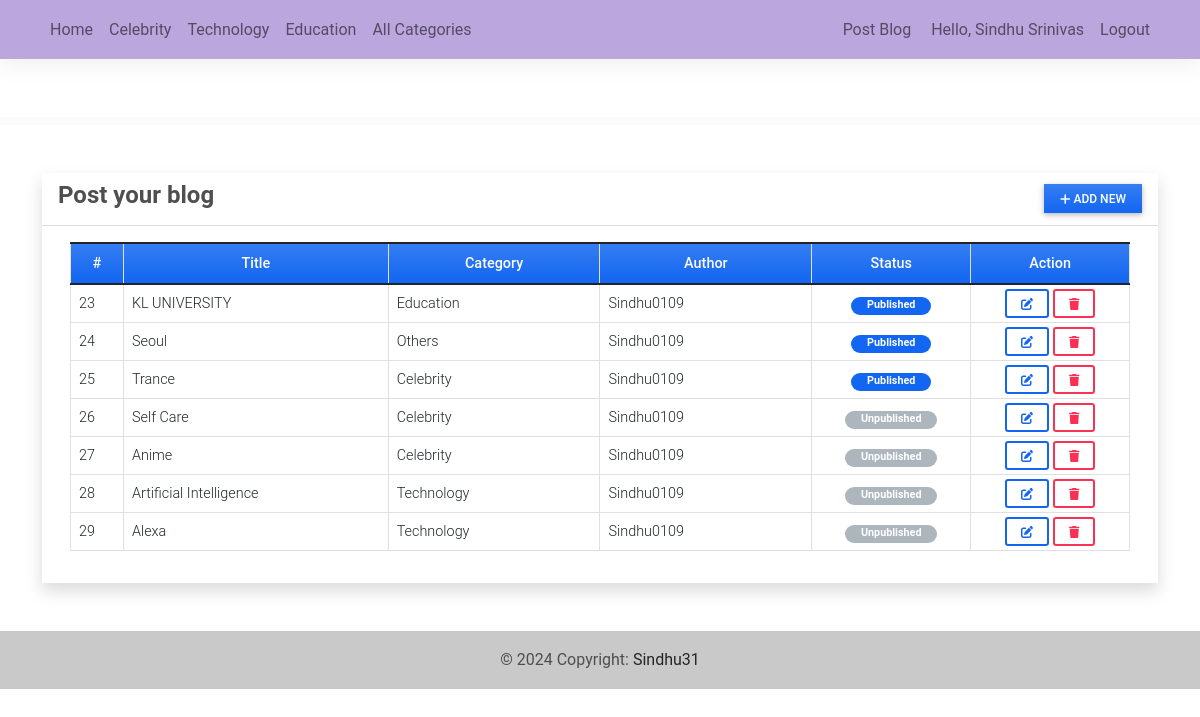
Page /post_mgt (signed in) on the committed database.
### blogApp/models.py (models this page shows, shortened)
class Category(models.Model):
    name = models.CharField(max_length=250)
    description = models.TextField(blank=True, null=True)
    status = models.IntegerField(default = 1)
    date_added = models.DateTimeField(default=timezone.now)
    date_updated = models.DateTimeField(auto_now=True)
    def __str__(self):
        return self.name

class Post(models.Model):
    category=models.ForeignKey(Category,on_delete=models.CASCADE)
    title = models.TextField()
    author = models.ForeignKey(User,on_delete=models.CASCADE)
    blog_post = models.TextField()
    banner = models.ImageField(blank=True, null = True, upload_to= 'images/')
    status = models.IntegerField(default = 0)
    date_added = models.DateTimeField(default=timezone.now)
    date_updated = models.DateTimeField(auto_now=True)

### blogApp/views.py (the view)
# urls.py: path('post_mgt',views.post_mgt,name='post-mgt'),
@login_required
def post_mgt(request):
    if request.user.profile.user_type == 1:
        posts = Post.objects.all()
    else:
        posts = Post.objects.filter(author = request.user).all()
    context['page_title'] = "post Management"
    context['posts'] = posts
    return render(request, 'post_mgt.html',context)

### blogApp/templates/post_mgt.html (shortened to what this page needs)
{% extends 'base.html' %} {% block pageContent %}
<div class="col-lg-12 col-md-12 col-sm-12 col-xs-12">
    <div class="card card-default rounded-0 shadow ">
        <div class="card-header">
            <div class="d-flex w-100 align-items-center justify-content-between">
                <h4 class="card-title fw-bold">Post your blog</h4>
                <div class="tools">
                    <a class="btn btn-primary rounded-0 bg-gradient btn-sm" href="{% url 'manage-post' %}"><i class="fa fa-plus"></i> Add New</a>
                </div>
            </div>
        </div>
        <div class="card-body">
            <div class="container-fluid">
                <table class="table table-bordered">
                    <colgroup>
                        <col width="5%">
                        <col width="25%">
                        <col width="20%">
                        <col width="20%">
                        <col width="15%">
                        <col width="15%">
                    </colgroup>
                    <thead>
                        <tr class="bg-gradient bg-primary bg-opacity-50 text-light">
                            <th class="px-2 py-2 text-center">#</th>
                            <th class="px-2 py-2 text-center">Title</th>
                            <th class="px-2 py-2 text-center">Category</th>
                            <th class="px-2 py-2 text-center">Author</th>
                            <th class="px-2 py-2 text-center">Status</th>
                            <th class="px-2 py-2 text-center">Action</th>
                        </tr>
                    </thead>
                    <tbody>
                        {% for post in posts %}
                        <tr>
                            <td class="px-2 py-1 align-middle">{{ post.id }}</td>
                            <td class="px-2 py-1 align-middle">{{ post.title }}</td>
                            <td class="px-2 py-1 align-middle">{{ post.category }}</td>
                            <td class="px-2 py-1 align-middle">{{ post.author }}</td>
                            <td class="px-2 py-1 align-middle text-center">
                                {% if post.status == 1 %}
                                <span class="badge bg-primary rounded-pill px-3">Published</span> {% else %}
                                <span class="badge bg-secondary rounded-pill px-3">Unpublished</span> {% endif %}
                            </td>
                            <td class="px-2 py-1 align-middle text-center">
                                <a class="btn btn-outline-primary btn-sm edit-data" href="{% url 'edit-post' post.pk %}" data-id="{{ post.pk }}" title="Edit">
                                    <i class="fa fa-edit"></i>
                                </a>
                                <button class="btn btn-outline-danger btn-sm delete-data" type="button" data-id="{{ post.pk }}" title="Delete">
                                    <i class="fa fa-trash"></i>
                                </button>
                            </td>
                        </tr>
                        {% endfor %}
                    </tbody>
                </table>
            </div>
        </div>
    </div>
</div>
{% endblock pageContent %}

### blogApp/templates/topNavigation.html (shortened to what this page needs)
{% load static %}
<header>
    <nav class="navbar navbar-expand-lg navbar-light" style="background-color: #BBA6DD; fixed-top">
        <div class="container">
            <div class="collapse navbar-collapse" id="navbarExample01">
                <ul class="navbar-nav me-auto mb-2 mb-lg-0">
                    <li class="nav-item active">
                        <a class="nav-link" aria-current="page" href="{% url 'home-page' %}">Home</a>
                    </li>
                    {% for category in category_list_limited %}
                    <li class="nav-item">
                        <a class="nav-link" href="{% url 'category-post' category.pk %}">{{ category.name }}</a>
                    </li>
                    {% endfor %}
                    <li class="nav-item">
                        <a class="nav-link" href="{% url 'category-page' %}">All Categories</a>
                    </li>
                </ul>
                <ul class="navbar-nav d-flex flex-row">
                    {% if user.id %}
                    <li class="nav-item me-3 me-lg-0">
                        <a class="nav-link" href="{% url 'post-mgt' %}">Post Blog</a>
                    </li>
                    <li class="nav-item me-3 me-lg-0">
                        <a class="nav-link" href="{% url 'profile' %}">
                            Hello, {{ user.first_name }} {{user.last_name}}
                        </a>
                    </li>
                    <li class="nav-item me-3 me-lg-0">
                        <a class="nav-link" href="{% url 'logout' %}">Logout</a>
                    </li>
                    {% else %}
                    <li class="nav-item me-3 me-lg-0">
                        <a class="nav-link" href="{% url 'login' %}">Login</a>
                    </li>
                    {% endif %}
                </ul>
            </div>
        </div>
    </nav>
    <div id="intro" class="pt-2 text-center bg-light">
    </div>
</header>

### static/blogApp/assets/default/css/style.css (style rules this page uses)
html, body { height: 100%; width: 100%; }
.bg-secondary { background-color: var(--bs-gray-500)!important; }

### blogApp/templates/topNavigation.html (style rules this page uses)
#intro { margin-top: 58px; }

### rows in the picture
Category: name "Celebrity"
Category: name "Technology"
Category: name "Education"
Post: id "23", title "KL UNIVERSITY", category "Education", author "Sindhu0109", status "Published"
Post: id "24", title "Seoul", category "Others", author "Sindhu0109", status "Published"
Post: id "25", title "Trance", category "Celebrity", author "Sindhu0109", status "Published"
Post: id "26", title "Self Care", category "Celebrity", author "Sindhu0109", status "Unpublished"
Post: id "27", title "Anime", category "Celebrity", author "Sindhu0109", status "Unpublished"
Post: id "28", title "Artificial Intelligence", category "Technology", author "Sindhu0109", status "Unpublished"
Post: id "29", title "Alexa", category "Technology", author "Sindhu0109", status "Unpublished"

### other values in the picture
{{ user.first_name }} "Sindhu"
{{ user.last_name }} "Srinivas"
